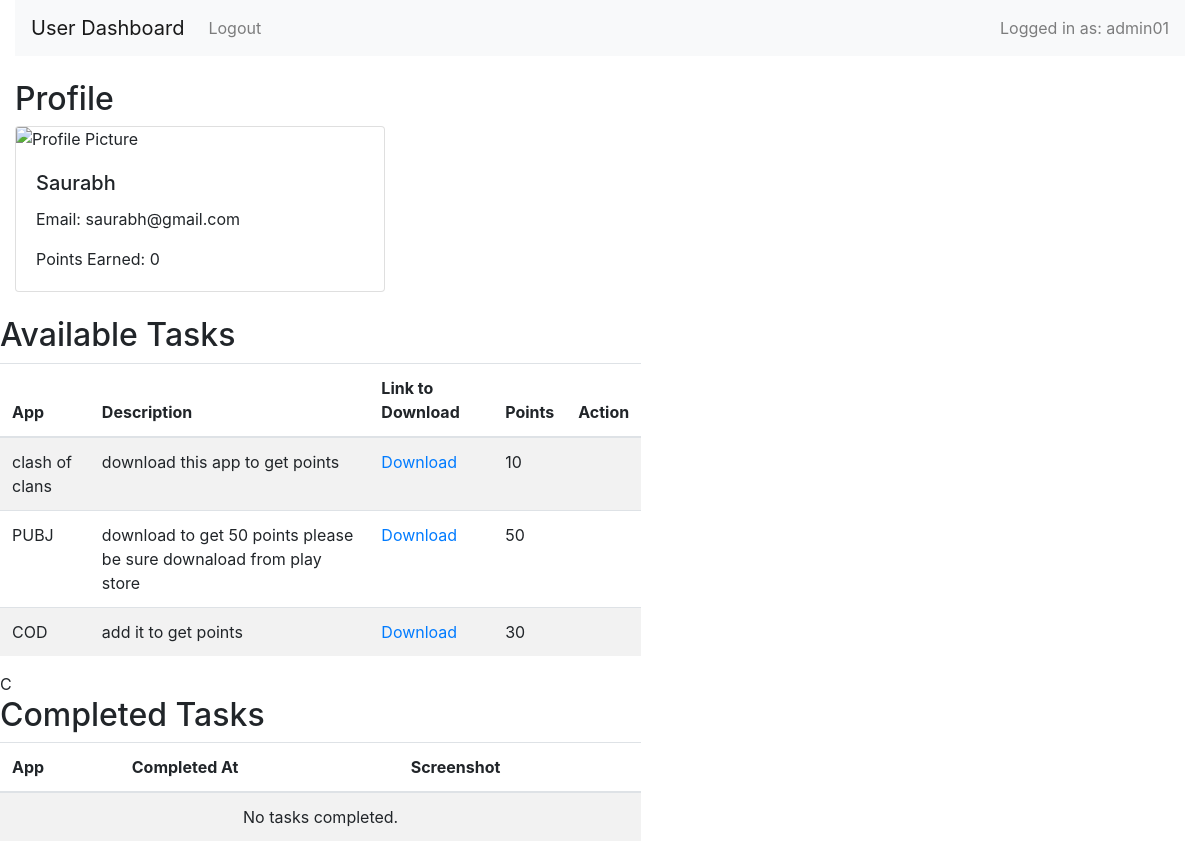
The page /user_dash/4 on the database its author committed.
### admin_app/models.py (models this page shows, shortened)
class AdminTask(models.Model):
    user = models.ForeignKey(User, on_delete=models.CASCADE, related_name='admin_tasks')
    app_name = models.CharField(max_length=255)
    task_description = models.TextField()
    points = models.IntegerField(default=0)
    link = models.URLField(max_length=200)
    profile_picture = models.ImageField(upload_to='profile_pics/', null=True, blank=True)

### user_app/views.py (the view)
# urls.py: path('user_dash/<int:id>', user_view.user_dash_view, name='user_dash'),
def user_dash_view(request, id):
    points = 0
    app_name1 = None
    try:
        user_profile = UserProfile.objects.get(user_id=id)
        points = user_profile.points_earned
    except UserProfile.DoesNotExist:
        print("UserProfile not found for user_id:", id)
    except Exception as e:
        print(e)
    try:
        user_details = User.objects.get(id=id)
        task_done = UserTask.objects.filter(user_id=id)
        obj = models.AdminTask.objects.all()
        if task_done.exists():
            app_name1 = models.AdminTask.objects.get(id=task_done[0].admin_task_id)
    except models.AdminTask.DoesNotExist:
        print("AdminTask not found.")
    except User.DoesNotExist:
        print("User not found.")
    except Exception as e:
        print(e)
    return render(request, 'user_dashboard.html', {
        'available_tasks': obj,
        'user': user_details,
        'completed_task': task_done,
        'points_earned': points,
        'app_name': app_name1
    })

### user_app/templates/user_dashboard.html (shortened to what this page needs)
<!DOCTYPE html>
<html lang="en">
<head>
    <link rel="stylesheet" href="https://cdnjs.cloudflare.com/ajax/libs/dropzone/5.9.3/dropzone.min.css">
    <link rel="stylesheet" href="https://stackpath.bootstrapcdn.com/bootstrap/4.5.2/css/bootstrap.min.css">
    <link rel="stylesheet" href="https://cdnjs.cloudflare.com/ajax/libs/dropzone/5.9.3/dropzone.min.css">
</head>
<body>
    <body>
        <div class="container-fluid">
            <nav class="navbar navbar-expand-lg navbar-light bg-light">
                <a class="navbar-brand" href="#">User Dashboard</a>
                <div class="collapse navbar-collapse">
                    <ul class="navbar-nav mr-auto">
                        <li class="nav-item">
                            <a class="nav-link" href="{% url 'logout' %}">Logout</a>
                        </li>
                    </ul>
                    <ul class="navbar-nav ml-auto">
                        <li class="nav-item">
                            <span class="navbar-text">
                                Logged in as: {{ user.username }}
                            </span>
                        </li>
                    </ul>
                </div>
            </nav>
            <div class="row mt-4">
                <div class="col-md-4">
                    <h2>Profile</h2>
                    <div class="card">
                        <img src="#" class="card-img-top" alt="Profile Picture">
                        <div class="card-body">
                            <h5 class="card-title">{{ user.first_name }}</h5>
                            <p class="card-text">Email: {{ user.email }}</p>
                            <p class="card-text">Points Earned: {{ points_earned }}</p>
                        </div>
                    </div>
                </div>
        <div class="row mt-4">
            <div class="col-md-8">
                <h2>Available Tasks</h2>
                <table class="table table-striped">
                    <thead>
                        <tr>
                            <th>App</th>
                            <th>Description</th>
                            <th>Link to Download</th>
                            <th>Points</th>
                            <th>Action</th>
                        </tr>
                    </thead>
                    <tbody>
                        {% for task in available_tasks %}
                        <tr>
                            <td>{{ task.app_name }}</td>
                            <td>{{ task.task_description }}</td>
                            <td><a href="{{ task.link }}" target="_blank">Download</a></td>
                            <td>{{ task.points }}</td>
                            <td>
                            </td>
                        </tr>
                        {% empty %}
                        <tr>
                            <td colspan="5" class="text-center">No available tasks.</td>
                        </tr>
                        {% endfor %}
                    </tbody>
                </table>
                 C<h2>Completed Tasks</h2>
                <table class="table table-striped">
                    <thead>
                        <tr>
                            <th>App</th>
                            <th>Completed At</th>
                            <th>Screenshot</th>
                        </tr>
                    </thead>
                    <tbody>
                        {% for done_task in completed_task  %}
                        <tr>
                            <td>{{ app_name }}</td>
                            <td>{{ done_task.completed_at }}</td>
                            <td>
                                {% if done_task.screenshot %}
                                <a href=# target="_blank">View Screenshot</a>
                                {% else %}
                                No Screenshot
                                {% endif %}
                            </td>
                        </tr>
                        {% empty %}
                        <tr>
                            <td colspan="3" class="text-center">No tasks completed.</td>
                        </tr>
                        {% endfor %}
                    </tbody>
                </table>
            </div>
        </div>
    </div>
</body>
</html>

### rows shown on the page
AdminTask: app_name "clash of clans", task_description "download this app to get points", points "10"
AdminTask: app_name "PUBJ", task_description "download to get 50 points please be sure downaload from play store", points "50"
AdminTask: app_name "COD", task_description "add it to get points", points "30"

### other values the page prints
{{ user.username }} "admin01"
{{ user.first_name }} "Saurabh"
{{ user.email }} "saurabh@gmail.com"
{{ points_earned }} "0"
